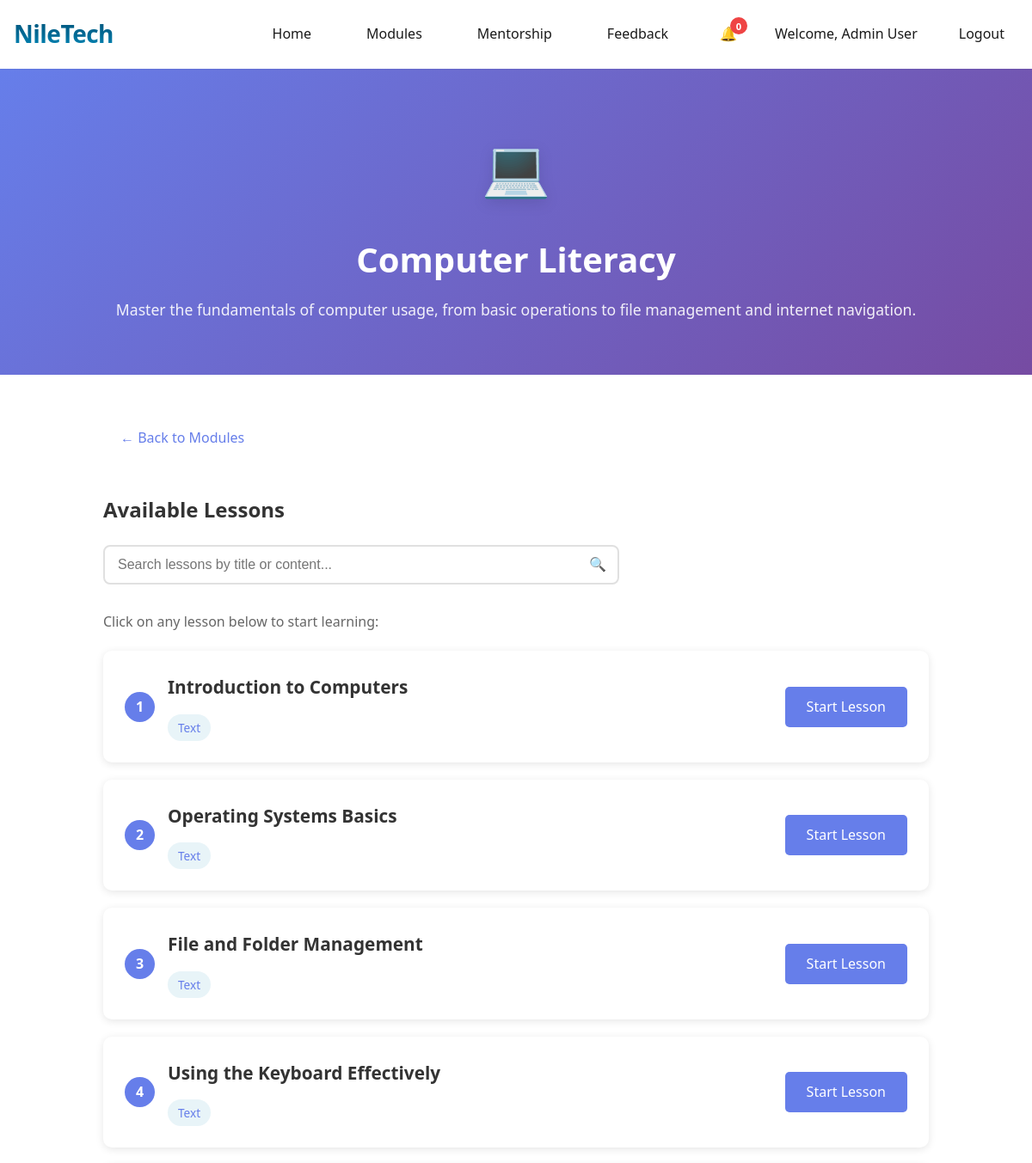
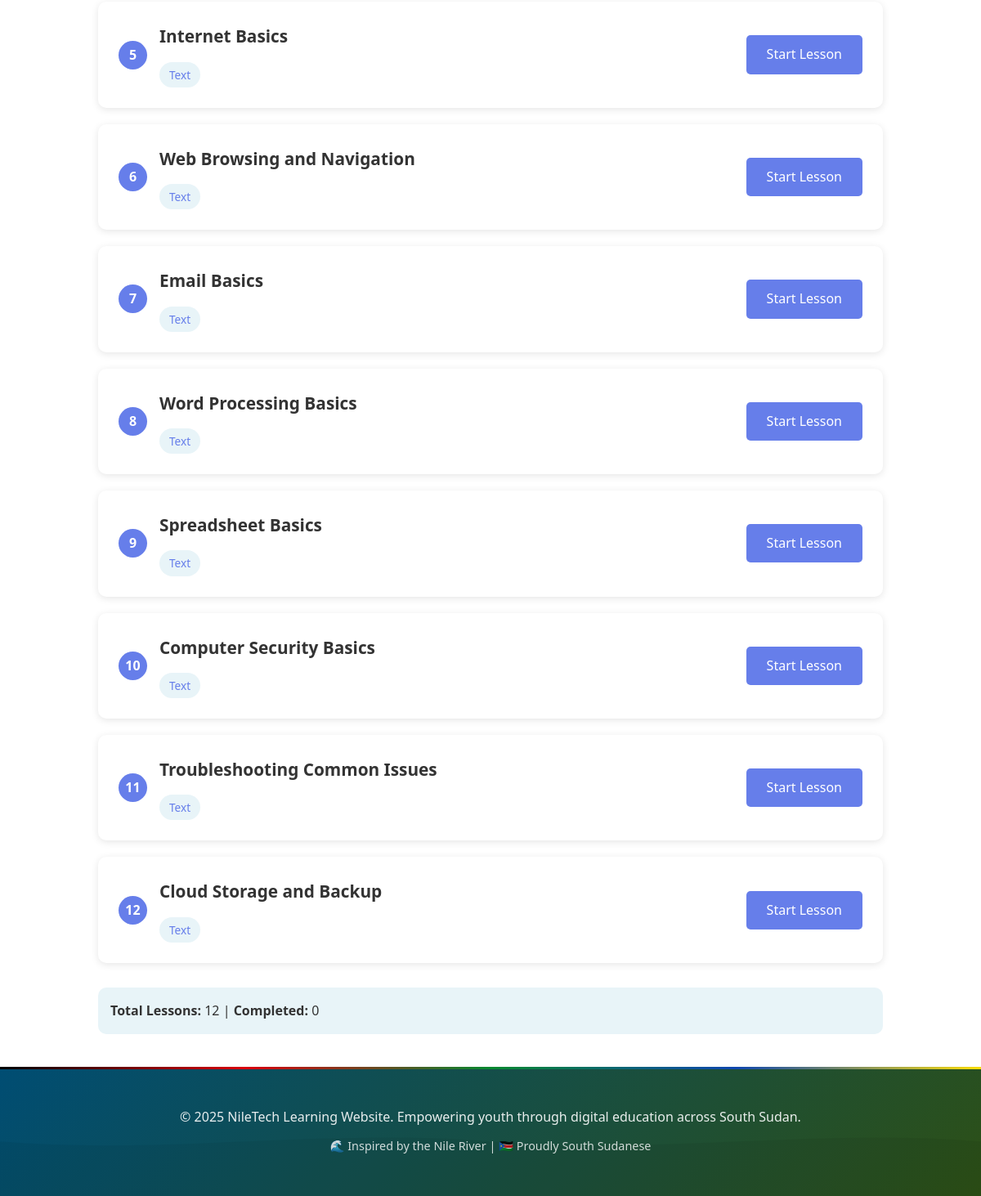
/module.php?module=computer-literacy (signed in), run on the app's committed database (2 pictures, top to bottom).
### tables this page shows
CREATE TABLE IF NOT EXISTS modules (
    id INT(11) NOT NULL AUTO_INCREMENT,
    name VARCHAR(100) NOT NULL,
    slug VARCHAR(100) NOT NULL UNIQUE,
    description TEXT,
    icon VARCHAR(50),
    created_at TIMESTAMP DEFAULT CURRENT_TIMESTAMP,
    updated_at TIMESTAMP DEFAULT CURRENT_TIMESTAMP ON UPDATE CURRENT_TIMESTAMP,
    PRIMARY KEY (id),
    INDEX idx_slug (slug)
);

CREATE TABLE IF NOT EXISTS lessons (
    id INT(11) NOT NULL AUTO_INCREMENT,
    module_id INT(11) NOT NULL,
    title VARCHAR(200) NOT NULL,
    slug VARCHAR(200) NOT NULL,
    content TEXT,
    lesson_order INT(11) DEFAULT 0,
    lesson_type ENUM('text', 'interactive', 'video', 'quiz') DEFAULT 'text',
    code_example TEXT,
    expected_output TEXT,
    created_at TIMESTAMP DEFAULT CURRENT_TIMESTAMP,
    updated_at TIMESTAMP DEFAULT CURRENT_TIMESTAMP ON UPDATE CURRENT_TIMESTAMP,
    PRIMARY KEY (id),
    INDEX idx_module_id (module_id),
    INDEX idx_slug (slug),
    UNIQUE KEY unique_module_lesson (module_id, slug)
);

### config/session.php (called while the page is built, shortened)
<?php
$currentUserName = $_SESSION['user_name'] ?? 'Learner';

### module.php (the view, shortened to what this page needs)
<?php
require_once __DIR__ . '/config/session.php';
$moduleSlug = isset($_GET['module']) ? trim($_GET['module']) : '';
try {
    $conn = getDBConnection();
    $stmt = $conn->prepare("SELECT id, name, description, icon FROM modules WHERE slug = ?");
    $stmt->bind_param("s", $moduleSlug);
    $stmt->execute();
    $result = $stmt->get_result();
    $module = $result->fetch_assoc();
    $stmt = $conn->prepare("SELECT id, title, slug, lesson_order, lesson_type FROM lessons WHERE module_id = ? ORDER BY lesson_order ASC");
    if ($stmt) {
        $stmt->bind_param("i", $module['id']);
        $stmt->execute();
        $result = $stmt->get_result();
        $lessons = $result->fetch_all(MYSQLI_ASSOC);
    } else {
        $lessons = [];
    }
    $userProgress = [];
} catch (Exception $e) {
    error_log("Module page error: " . $e->getMessage());
    header('Location: index.php');
    exit;
}
?>
<!DOCTYPE html>
<html lang="en">
<head>
    <link rel="stylesheet" href="css/style.css">
</head>
<body>
    <nav class="navbar">
        <div class="container">
            <div class="nav-brand">
                <a href="index.php" style="text-decoration: none; color: inherit;">
                    <h1>NileTech</h1>
                </a>
            </div>
            <ul class="nav-menu" id="navMenu">
                <li><a href="index.php">Home</a></li>
                <li><a href="index.php#modules">Modules</a></li>
                <li><a href="mentorship.php">Mentorship</a></li>
                <li><a href="feedback.php">Feedback</a></li>
                <li style="position: relative;">
                    <a href="#" id="notification-bell" class="nav-link-login" style="position: relative; padding: 8px 12px; text-decoration: none;">
                        🔔
                        <span id="notification-badge" style="display: none; position: absolute; top: 0; right: 0; background: #ef4444; color: white; border-radius: 50%; width: 20px; height: 20px; font-size: 0.7rem; display: flex; align-items: center; justify-content: center; font-weight: bold;">0</span>
                    </a>
                </li>
                <li class="nav-user">
                    <span>Welcome, <?php echo htmlspecialchars($currentUserName, ENT_QUOTES, 'UTF-8'); ?></span>
                </li>
                <li><a href="logout.php" class="nav-link-login">Logout</a></li>
            </ul>
        </div>
    </nav>
    <div class="module-header">
        <div class="module-icon"><?php echo htmlspecialchars($module['icon']); ?></div>
        <h1><?php echo htmlspecialchars($module['name']); ?></h1>
        <p style="font-size: 1.1rem; opacity: 0.9;"><?php echo htmlspecialchars($module['description']); ?></p>
    </div>
    <div class="lessons-container">
        <a href="index.php#modules" class="back-link">← Back to Modules</a>
        <h2 style="margin: 30px 0 20px 0; color: #333;">Available Lessons</h2>
        <div class="search-container" style="max-width: 600px; margin: 20px 0 30px 0;">
            <div class="search-box" style="position: relative;">
                <input type="text"
                       id="lesson-search-input"
                       class="search-input"
                       placeholder="Search lessons by title or content..."
                       style="width: 100%; padding: 12px 45px 12px 15px; border: 2px solid #e0e0e0; border-radius: 8px; font-size: 1rem; transition: border-color 0.3s;">
                <span style="position: absolute; right: 15px; top: 50%; transform: translateY(-50%); color: #666;">🔍</span>
            </div>
        </div>
        <?php if (empty($lessons)): ?>
            <div style="background: #fff3cd; padding: 20px; border-radius: 10px; margin: 20px 0;">
                <p style="margin: 0; color: #856404;">
                    <strong>No lessons available for this module yet.</strong><br>
                    Lessons will appear here once they are added to the database.
                </p>
            </div>
        <?php else: ?>
            <p style="color: #666; margin-bottom: 20px;">Click on any lesson below to start learning:</p>
            <div class="lessons-list">
                <?php foreach ($lessons as $index => $lesson): ?>
                    <div class="lesson-card" data-lesson-id="<?php echo $lesson['id']; ?>">
                        <div class="lesson-info">
                            <div style="display: flex; align-items: center;">
                                <span class="lesson-number"><?php echo $index + 1; ?></span>
                                <div>
                                    <h3 class="lesson-title"><?php echo htmlspecialchars($lesson['title']); ?></h3>
                                    <span class="lesson-type <?php echo htmlspecialchars($lesson['lesson_type']); ?>">
                                        <?php echo ucfirst(htmlspecialchars($lesson['lesson_type'])); ?>
                                    </span>
                                </div>
                            </div>
                        </div>
                        <div class="lesson-actions">
                            <a href="lesson.php?module=<?php echo urlencode($moduleSlug); ?>&lesson=<?php echo urlencode($lesson['slug']); ?>"
                               class="btn-start-lesson">
                                <?php echo isset($userProgress[$lesson['id']]) && $userProgress[$lesson['id']] ? 'Review' : 'Start Lesson'; ?>
                            </a>
                        </div>
                    </div>
                <?php endforeach; ?>
            </div>
            <div style="margin-top: 30px; padding: 15px; background: #e8f4f8; border-radius: 10px;">
                <p style="margin: 0; color: #333;">
                    <strong>Total Lessons:</strong> <?php echo count($lessons); ?> |
                    <strong>Completed:</strong> <?php echo count(array_filter($userProgress)); ?>
                </p>
            </div>
        <?php endif; ?>
    </div>
    <footer class="footer">
        <div class="container">
            <p>&copy; 2025 NileTech Learning Website. Empowering youth through digital education across South Sudan.</p>
            <p style="margin-top: 10px; font-size: 0.9rem; opacity: 0.8;">🌊 Inspired by the Nile River | 🇸🇸 Proudly South Sudanese</p>
        </div>
    </footer>
</body>
</html>

### module.php (style rules this page uses)
.module-header { background: linear-gradient(135deg, #667eea 0%, #764ba2 100%); color: white; padding: 60px 20px; text-align: center; }
.module-header h1 { font-size: 2.5rem; margin-bottom: 10px; }
.module-header .module-icon { font-size: 4rem; margin-bottom: 20px; }
.lessons-container { max-width: 1000px; margin: 40px auto; padding: 0 20px; }
.lessons-list { display: grid; gap: 20px; }
.lesson-card { background: white; border-radius: 10px; padding: 25px; box-shadow: 0 2px 10px rgba(0,0,0,0.1); transition: transform 0.3s, box-shadow 0.3s; display: flex; align-items: center; justify-content: space-between; }
.lesson-info { flex: 1; }
.lesson-number { display: inline-block; background: #667eea; color: white; width: 35px; height: 35px; border-radius: 50%; text-align: center; line-height: 35px; font-weight: bold; margin-right: 15px; }
.lesson-title { font-size: 1.3rem; margin: 0 0 5px 0; color: #333; }
.lesson-type { display: inline-block; padding: 4px 12px; background: #e8f4f8; color: #667eea; border-radius: 20px; font-size: 0.85rem; margin-top: 8px; }
.lesson-actions { display: flex; align-items: center; gap: 15px; }
.btn-start-lesson { background: #667eea; color: white; padding: 10px 25px; border: none; border-radius: 5px; cursor: pointer; text-decoration: none; display: inline-block; transition: background 0.3s; }
.back-link { display: inline-block; margin: 20px; color: #667eea; text-decoration: none; font-weight: 500; }

### data on the page
modules: icon "💻", name "Computer Literacy", description "Master the fundamentals of computer usage, from basic operations to file management and internet navigation."
lessons: title "Introduction to Computers", lesson_type "Text", shows "Start Lesson"
lessons: title "Operating Systems Basics", lesson_type "Text", shows "Start Lesson"
lessons: title "File and Folder Management", lesson_type "Text", shows "Start Lesson"
lessons: title "Using the Keyboard Effectively", lesson_type "Text", shows "Start Lesson"
lessons: title "Internet Basics", lesson_type "Text", shows "Start Lesson"
lessons: title "Web Browsing and Navigation", lesson_type "Text", shows "Start Lesson"
lessons: title "Email Basics", lesson_type "Text", shows "Start Lesson"
lessons: title "Word Processing Basics", lesson_type "Text", shows "Start Lesson"
lessons: title "Spreadsheet Basics", lesson_type "Text", shows "Start Lesson"
lessons: title "Computer Security Basics", lesson_type "Text", shows "Start Lesson"
lessons: title "Troubleshooting Common Issues", lesson_type "Text", shows "Start Lesson"
lessons: title "Cloud Storage and Backup", lesson_type "Text", shows "Start Lesson"

### other printed values
$currentUserName "Admin User"
count($lessons) "12"
count(array_filter($userProgress)) "0"
